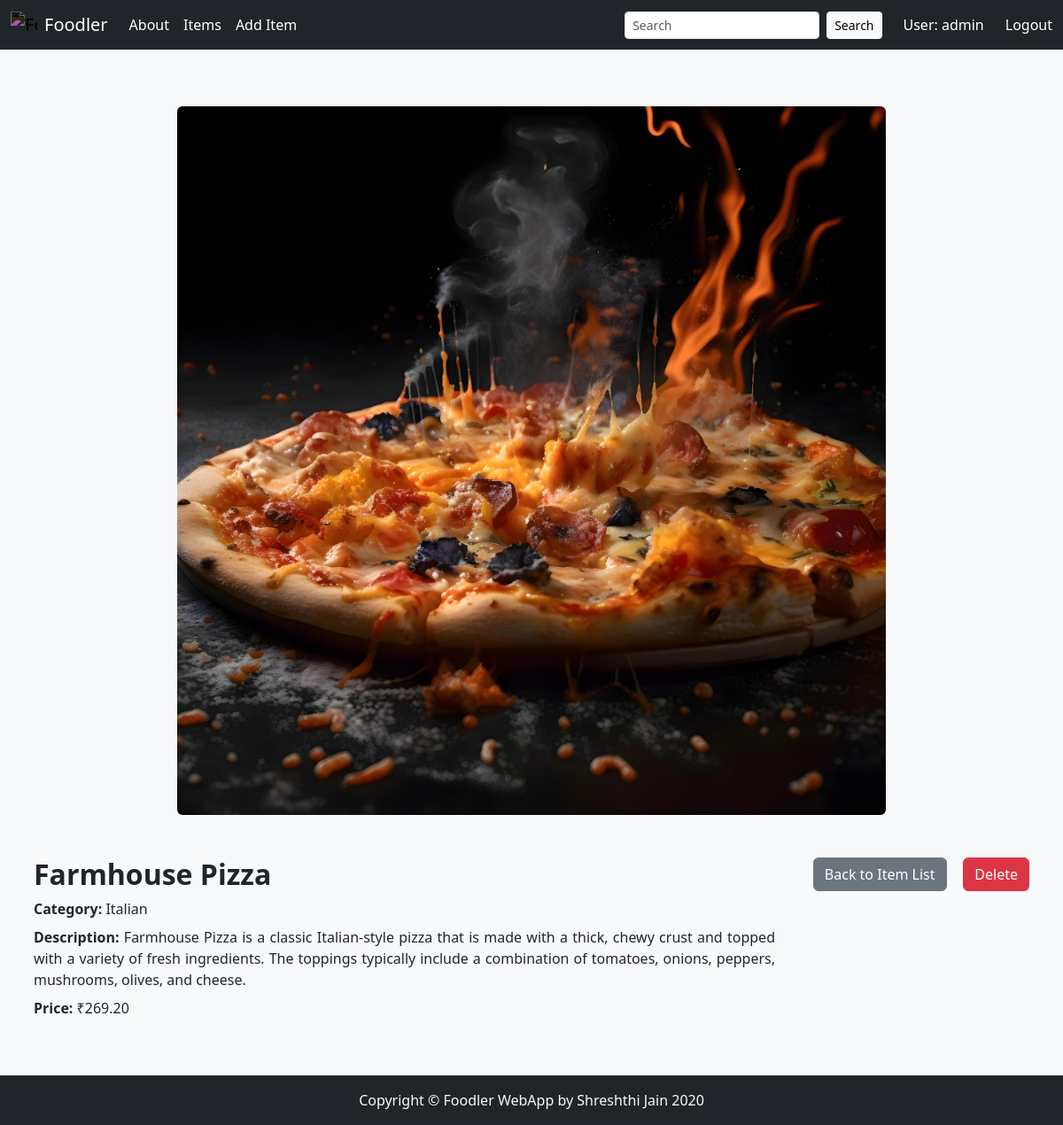
/food/details/2 (signed in), run on the app's committed database.
### Food/models.py (models this page shows)
class Item(models.Model):
    user = models.ForeignKey(User, on_delete=models.CASCADE, default=1)
    item_name = models.CharField(max_length=100)
    item_description = models.CharField(max_length=500)
    item_price = models.DecimalField(max_digits=10, decimal_places=2)
    item_image = models.ImageField(upload_to='item_images/', blank=True, null=True)
    item_category = models.CharField(max_length=50)
    def __str__(self):
        return self.item_name

### Food/views.py (the view)
# urls.py: path("food/details/<int:id>", views.item_details, name="item_details"),
def item_details(request, id):
    item = Item.objects.get(id=id)
    print(item)
    return render(request, 'Food/details.html', {'item': item})

### Food/templates/Food/details.html (shortened to what this page needs)
{% extends 'food/base.html' %}
{% load static %}
{% block body %}
<div class="container px-2 py-5">
    <div class="row g-4">
        <div class="col-12 text-center">
            {% if item.item_image %}
            <img src="{{ item.item_image.url }}" alt="{{ item.item_name }}" class="img-fluid rounded mx-auto d-block"
                width="800" height="800">
            {% else %}
            <img src="{% static 'food/images/placeholder.png' %}" alt="No Image Available"
                class="img-fluid rounded mx-auto d-block" style="max-width: 400px;">
            {% endif %}
        </div>
    </div>
    <div class="row g-4 mt-4">
        <div class="col-md-9">
            <ul class="list-unstyled justify-text">
                <li class="mb-2">
                    <h2 class="fw-bold">{{ item.item_name }}</h2>
                </li>
                <li class="mb-2">
                    <strong>Category:</strong> {{ item.item_category }}
                </li>
                <li class="mb-2">
                    <strong>Description:</strong> {{ item.item_description }}
                </li>
                <li class="mb-2">
                    <strong>Price:</strong> ₹{{ item.item_price }}
                </li>
            </ul>
        </div>
        <div class="col-md-3 d-flex justify-content-end align-items-start">
            <div class="col text-center">
                <a href="{% url 'food:item_list' %}" class="btn btn-secondary">Back to Item List</a>
            </div>
            <form method="POST" action="{% url 'food:delete_item' item.id %}"
                onsubmit="return confirm('Are you sure you want to delete this item?');">
                <button type="submit" class="btn btn-danger">Delete</button>
            </form>
        </div>
    </div>
</div>
{% endblock %}

### Food/templates/Food/base.html (shortened to what this page needs)
{% load static %}
<!DOCTYPE html>
<html lang="en">
  <head>
    <link
      rel="stylesheet"
      href="https://cdn.jsdelivr.net/npm/bootstrap@5.3.7/dist/css/bootstrap.min.css"
    />
  </head>
  <body class="bg-light">
  <div class="d-flex flex-column min-vh-100">
    <main class="flex-grow-1">
      <nav class="navbar navbar-expand-lg navbar-dark bg-dark mb-3">
      <div class="container-fluid">
        <a
          class="navbar-brand d-flex align-items-center disabled"
          href="{% url 'food:index' %}"
        >
          <img
            src="{% static 'Food/images/foodie-icon.svg' %}"
            alt="Foodie Icon"
            style="height: 30px; width: 30px; filter: invert(1)"
            class="me-2 disabled"
          />
          Foodler
        </a>
        <div class="collapse navbar-collapse" id="navbarContent">
          <ul class="navbar-nav me-auto mb-2 mb-lg-0">
            <li class="nav-item">
              <a class="nav-link active" href="{% url 'food:index' %}"
                >About</a
              >
            </li>
            <li class="nav-item">
              <a class="nav-link active" href="{% url 'food:item_list' %}"
                >Items</a
              >
            </li>
            <li class="nav-item">
              <a class="nav-link active" href="{% url 'food:add_item' %}">Add Item</a>
            </li>
          </ul>
          <ul class="navbar-nav align-items-center gap-3">
            <li class="nav-item">
              <form class="d-flex" role="search">
                <input
                  class="form-control form-control-sm me-2"
                  type="search"
                  placeholder="Search"
                  aria-label="Search"
                  name="search_item"
                />
                <button class="btn btn-sm btn-light" type="submit">
                  Search
                </button>
              </form>
            </li>
            {% if user.is_authenticated %}
            <li class="nav-item">
              <a class="nav-link active" href="{% url 'profile' %}"
                >User: {{ user.username }}</a
              >
            </li>
            <li class="nav-item">
              <form method="post" action="{% url 'logout' %}">
                <button type="submit" class="btn btn-link nav-link p-0 active">
                  Logout
                </button>
              </form>
            </li>
            {% else %}
            <li class="nav-item">
              <a class="nav-link" href="{% url 'login' %}">Login</a>
            </li>
            {% endif %}
          </ul>
        </div>
      </div>
    </nav>
    {% block body %}{% endblock %}
    </main>
    <footer class="bg-dark text-light py-3 text-center">
      <p class="mb-0">Copyright © Foodler WebApp by Shreshthi Jain 2020</p>
    </footer>
    </div>
  </body>
  </body>
</html>

### Food/templates/Food/details.html (style rules this page uses)
.justify-text { text-align: justify; }

### data on the page
Item: item_image (picture), item_name "Farmhouse Pizza", item_category "Italian", item_description "Farmhouse Pizza is a classic Italian-style pizza that is made with a thick, chewy crust and topped with a variety of fresh ingredients. The toppings typically include a combination of tomatoes, onions, peppers, mushrooms, olives, and cheese.", item_price "269.20"

### other printed values
{{ user.username }} "admin"
